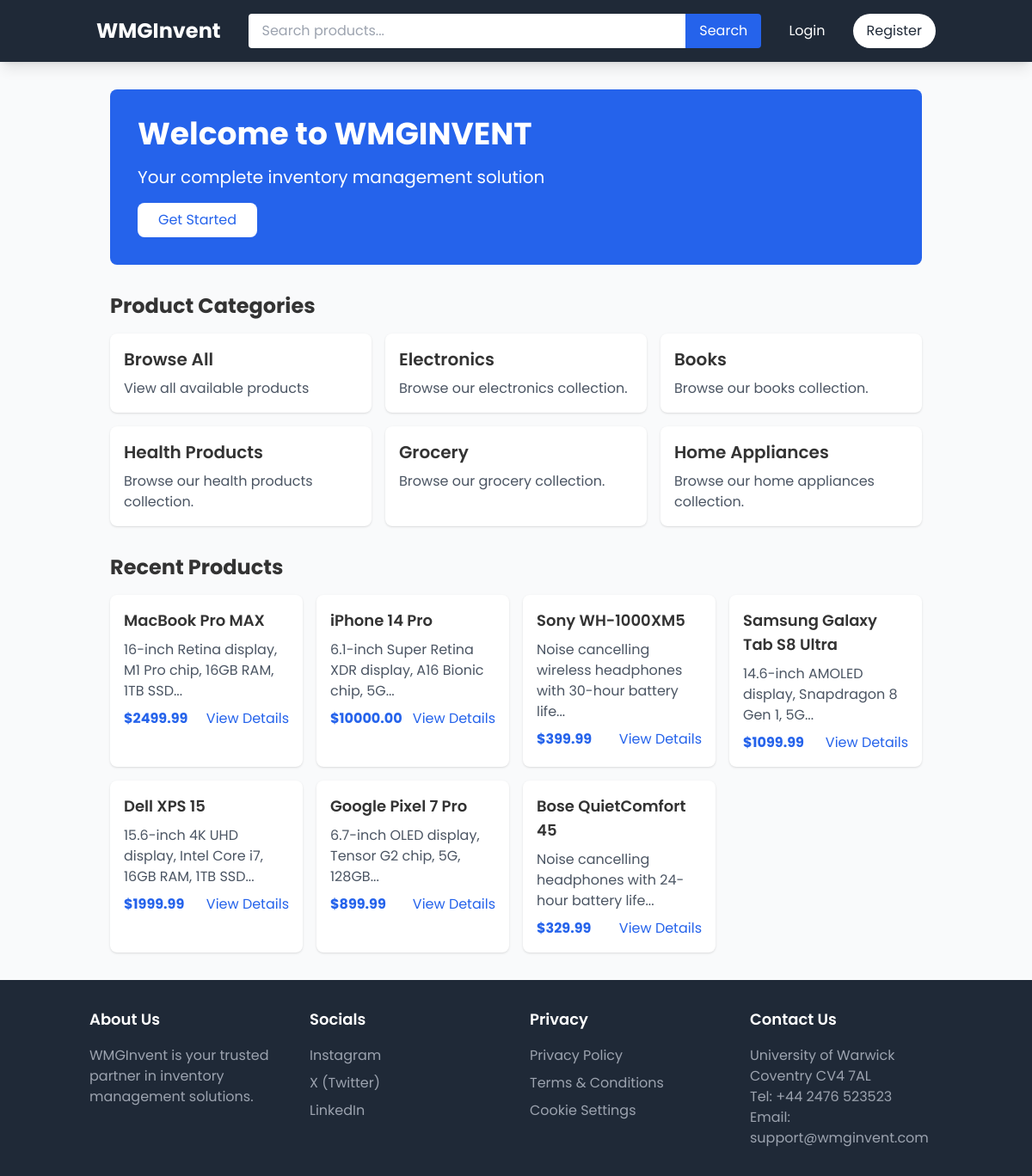
Before: / with the older database file.
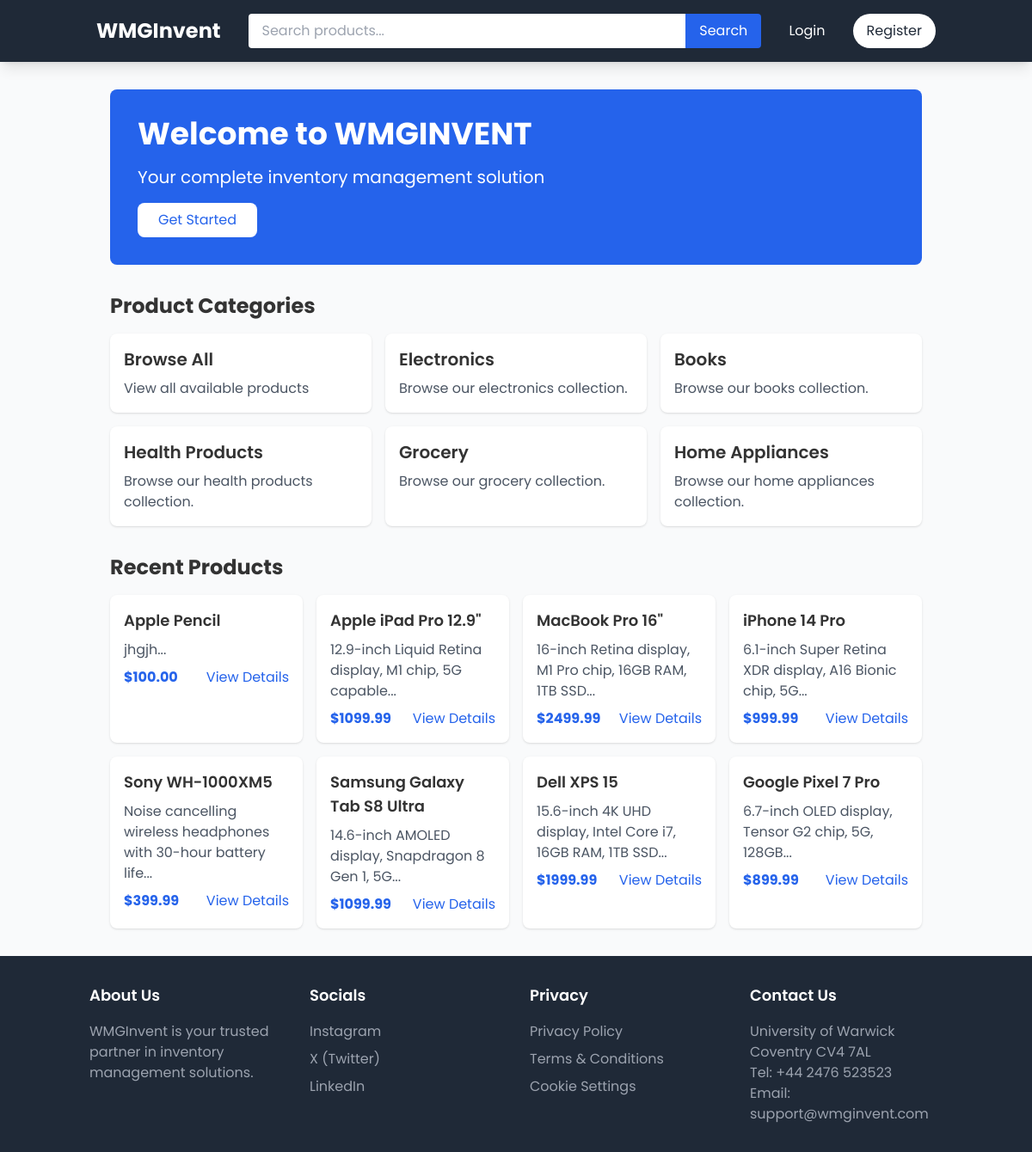
After: the same page with the newer database file.
### app/models/category.py (models this page shows, shortened)
class Category(db.Model):
    id = db.Column(db.Integer, primary_key=True)
    name = db.Column(db.String(64), unique=True, nullable=False)
    description = db.Column(db.Text)
    products = db.relationship('Product', backref='category', lazy='dynamic')
    created_at = db.Column(db.DateTime, default=datetime.utcnow)

### app/models/product.py (models this page shows, shortened)
class Product(db.Model):
    id = db.Column(db.Integer, primary_key=True)
    name = db.Column(db.String(128), nullable=False)                     # Product name (required)
    description = db.Column(db.Text)                                     # Product description
    price = db.Column(db.Float, nullable=False)                          # Product price (required)
    stock_level = db.Column(db.Integer, default=0)                       # Current inventory count
    min_stock_level = db.Column(db.Integer, default=10)                  # Threshold for reordering
    category_id = db.Column(db.Integer, db.ForeignKey('category.id'), nullable=False)  # Product category
    image_url = db.Column(db.String(512))                                # For storing direct image URLs
    created_at = db.Column(db.DateTime, default=datetime.utcnow)         # Creation timestamp
    updated_at = db.Column(db.DateTime, default=datetime.utcnow, onupdate=datetime.utcnow)  # Last update

### app/routes/main.py (the view)
@bp.route('/')
def index():
    products = Product.query.order_by(Product.created_at.desc()).limit(10).all()
    categories = Category.query.all()
    return render_template('main/index.html', products=products, categories=categories)

### app/__init__.py (called while the page is built)
def create_app(config_class=Config):
    app = Flask(__name__)  # Use built-in static folder in app/static
    app.config.from_object(config_class)
    db.init_app(app)
    login_manager.init_app(app)
    migrate.init_app(app, db)
    csrf.init_app(app)
    login_manager.login_view = 'auth.login'
    login_manager.login_message_category = 'info'
    from app.models.category import Category
    @app.context_processor
    def inject_categories():
        return dict(categories=Category.query.all())
    from app.routes import auth, main, products, admin, orders, reorders
    app.register_blueprint(auth.bp)
    app.register_blueprint(main.bp)
    app.register_blueprint(products.bp)
    app.register_blueprint(admin.bp)
    app.register_blueprint(orders.bp)
    app.register_blueprint(reorders.bp)
    print(f"Static folder path: {app.static_folder}")
    return app

### app/templates/main/index.html (shortened to what this page needs)
{% extends "base.html" %}
{% block content %}
<div class="container mx-auto px-4">
    <div class="bg-blue-600 text-white rounded-lg p-8 mb-8">
        <h1 class="text-4xl font-bold mb-4">Welcome to WMGINVENT</h1>
        <p class="text-xl mb-4">Your complete inventory management solution</p>
        {% if not current_user.is_authenticated %}
            <a href="{{ url_for('auth.register') }}" class="bg-white text-blue-600 px-6 py-2 rounded-lg inline-block hover:bg-gray-100">
                Get Started
            </a>
        {% endif %}
    </div>
    <div class="mb-8">
        <h2 class="text-2xl font-bold mb-4">Product Categories</h2>
        <div class="grid grid-cols-1 md:grid-cols-3 gap-4">
            <a href="{{ url_for('products.index') }}"
               class="bg-white p-4 rounded-lg shadow hover:shadow-lg transition-shadow">
                <h3 class="text-xl font-semibold mb-2">Browse All</h3>
                <p class="text-gray-600">View all available products</p>
            </a>
            {% for category in categories %}
            <a href="{{ url_for('products.index', category_id=category.id) }}"
               class="bg-white p-4 rounded-lg shadow hover:shadow-lg transition-shadow">
                <h3 class="text-xl font-semibold mb-2">{{ category.name }}</h3>
                <p class="text-gray-600">Browse our {{ category.name|lower }} collection.</p>
            </a>
            {% endfor %}
        </div>
    </div>
    <div>
        <h2 class="text-2xl font-bold mb-4">Recent Products</h2>
        <div class="grid grid-cols-1 md:grid-cols-4 gap-4">
            {% for product in products %}
            <div class="bg-white p-4 rounded-lg shadow">
                <h3 class="text-lg font-semibold mb-2">{{ product.name }}</h3>
                <p class="text-gray-600 mb-2">{{ product.description[:100] }}...</p>
                <div class="flex justify-between items-center">
                    <span class="text-blue-600 font-bold">${{ "%.2f"|format(product.price) }}</span>
                    <a href="{{ url_for('products.detail', id=product.id) }}"
                       class="text-blue-600 hover:underline">View Details</a>
                </div>
            </div>
            {% endfor %}
        </div>
    </div>
</div>
{% endblock %}

### app/templates/base.html (shortened to what this page needs)
<!DOCTYPE html>
<html lang="en">
<head>
    <link rel="stylesheet" href="{{ url_for('static', filename='css/style.css') }}">
    <script src="https://cdn.tailwindcss.com"></script>
</head>
<body class="font-[Poppins] bg-gray-50 flex flex-col min-h-screen">
    <header class="bg-gray-800 shadow-lg">
        <nav class="container mx-auto px-6 py-4">
            <div class="flex items-center justify-between">
                <div class="flex items-center">
                    <a href="{{ url_for('main.index') }}" class="text-2xl font-bold text-white">
                        WMGInvent
                    </a>
                </div>
                <div class="flex-grow mx-8">
                    <form action="{{ url_for('products.index') }}" method="GET" class="flex items-center">
                        <input type="text" name="q" placeholder="Search products..."
                               class="w-full px-4 py-2 rounded-l focus:outline-none focus:ring-2 focus:ring-blue-500">
                        <button type="submit"
                                class="px-4 py-2 bg-blue-600 text-white rounded-r hover:bg-blue-700 focus:outline-none focus:ring-2 focus:ring-blue-500">
                            Search
                        </button>
                    </form>
                </div>
                <div class="hidden md:flex items-center space-x-8">
                    {% if current_user.is_authenticated %}
                        <div class="relative group" onmouseenter="showDashboardDropdown()" onmouseleave="hideDashboardDropdown()">
                            <a href="{{ url_for('main.dashboard') }}" class="text-white hover:text-gray-300 transition-colors">
                                Dashboard ▼
                            </a>
                            <div id="dashboardDropdown" class="absolute hidden bg-white shadow-md mt-2 rounded z-50">
                                {% if current_user.can_manage_stock() %}
                                <a href="{{ url_for('admin.inventory') }}" class="block px-4 py-2 text-gray-800 hover:bg-gray-50">
                                    Inventory
                                </a>
                                {% endif %}
                                {% if current_user.can_manage_users() %}
                                <a href="{{ url_for('admin.users') }}" class="block px-4 py-2 text-gray-800 hover:bg-gray-50">
                                    Users
                                </a>
                                {% endif %}
                                <a href="{{ url_for('admin.orders') }}" class="block px-4 py-2 text-gray-800 hover:bg-gray-50">
                                    Orders
                                </a>
                                {% if current_user.can_manage_stock() %}
                                <a href="{{ url_for('admin.stock_orders') }}" class="block px-4 py-2 text-gray-800 hover:bg-gray-50">
                                    Stock Orders
                                </a>
                                {% endif %}
                            </div>
                        </div>
                        <div class="relative group" onmouseenter="showDropdown()" onmouseleave="hideDropdown()">
                            <a href="{{ url_for('products.index') }}" class="text-white hover:text-gray-300 transition-colors">
                                Products ▼
                            </a>
                            <div id="productsDropdown" class="absolute hidden bg-white shadow-md mt-2 rounded z-50">
                                <a href="{{ url_for('products.index') }}" class="block px-4 py-2 text-gray-800 hover:bg-gray-50">
                                    All Products
                                </a>
                                {% for category in categories %}
                                <a href="{{ url_for('products.index', category_id=category.id) }}" class="block px-4 py-2 text-gray-800 hover:bg-gray-50">
                                    {{ category.name }}
                                </a>
                                {% endfor %}
                                {% if current_user.can_manage_stock() %}
                                <a href="{{ url_for('products.create') }}" class="block px-4 py-2 text-gray-800 hover:bg-gray-50">
                                    Add Product
                                </a>
                                {% endif %}
                            </div>
                        </div>
                        <a href="{{ url_for('auth.logout') }}" class="bg-white text-gray-800 px-4 py-2 rounded-full hover:bg-gray-50 transition-colors">
                            Logout
                        </a>
                    {% else %}
                        <a href="{{ url_for('auth.login') }}" class="text-white hover:text-gray-300">
                            Login
                        </a>
                        <a href="{{ url_for('auth.register') }}" class="bg-white text-gray-800 px-4 py-2 rounded-full hover:bg-gray-50 transition-colors">
                            Register
                        </a>
                    {% endif %}
                </div>
            </div>
        </nav>
    </header>
    <main class="container mx-auto px-6 py-8 flex-grow">
        {% block content %}{% endblock %}
    </main>
    <footer class="bg-gray-800 text-white py-8 mt-auto">
        <div class="container mx-auto px-4">
            <div class="grid grid-cols-1 md:grid-cols-4 gap-8">
                <div>
                    <h3 class="text-lg font-semibold mb-4">About Us</h3>
                    <p class="text-gray-400">WMGInvent is your trusted partner in inventory management solutions.</p>
                </div>
                <div>
                    <h3 class="text-lg font-semibold mb-4">Socials</h3>
                    <ul class="space-y-2">
                        <li><a href="https://instagram.com" class="text-gray-400 hover:text-white">Instagram</a></li>
                        <li><a href="https://twitter.com" class="text-gray-400 hover:text-white">X (Twitter)</a></li>
                        <li><a href="https://linkedin.com" class="text-gray-400 hover:text-white">LinkedIn</a></li>
                    </ul>
                </div>
                <div>
                    <h3 class="text-lg font-semibold mb-4">Privacy</h3>
                    <ul class="space-y-2">
                        <li><a href="#" class="text-gray-400 hover:text-white">Privacy Policy</a></li>
                        <li><a href="#" class="text-gray-400 hover:text-white">Terms & Conditions</a></li>
                        <li><a href="#" class="text-gray-400 hover:text-white">Cookie Settings</a></li>
                    </ul>
                </div>
                <div>
                    <h3 class="text-lg font-semibold mb-4">Contact Us</h3>
                    <p class="text-gray-400">
                        University of Warwick<br>
                        Coventry CV4 7AL<br>
                        Tel: +44 2476 523523<br>
                        Email: support@wmginvent.com
                    </p>
                </div>
            </div>
        </div>
    </footer>
</body>
</html>

### app/static/css/style.css (style rules this page uses)
body { font-family: 'Poppins', sans-serif; line-height: 1.6; color: #333; background-color: #f5f5f5; }

Changed rows visible on the page:
removed Product: name "Bose QuietComfort 45", description "Noise cancelling headphones with 24-hour battery life", price "329.99"
added Product: name "Apple Pencil", description "jhgjh", price "100.00"
added Product: name "Apple iPad Pro 12.9\"", description "12.9-inch Liquid Retina display, M1 chip, 5G capable", price "1099.99"
changed Product "16-inch Retina display, M1 Pro chip, 16GB RAM, 1TB SSD": name "MacBook Pro MAX" → "MacBook Pro 16\""
changed Product "iPhone 14 Pro": price "10000.00" → "999.99"
